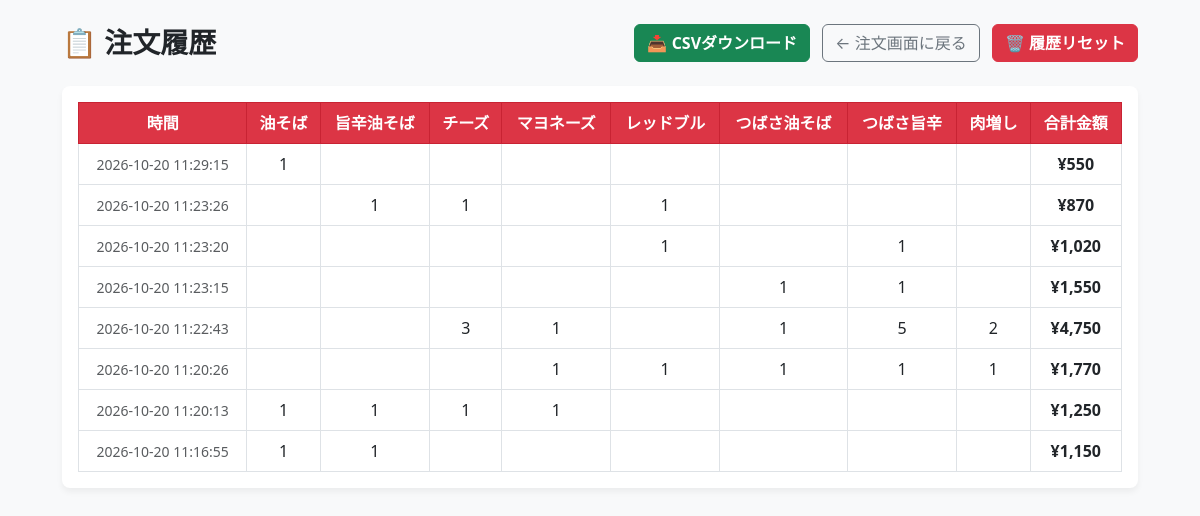
Before: /history with the older database file.
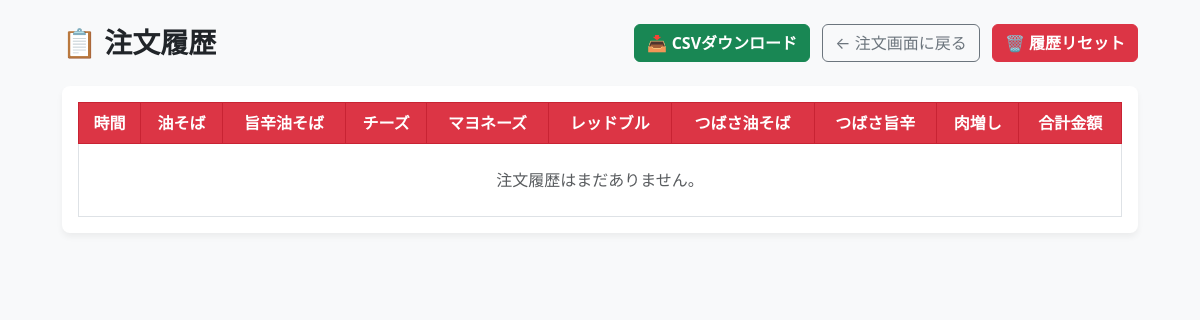
After: the same page with the newer database file.
### tables this page shows
CREATE TABLE orders (
            id INTEGER PRIMARY KEY AUTOINCREMENT,
            normal INTEGER DEFAULT 0,
            spicy INTEGER DEFAULT 0,
            set_normal INTEGER DEFAULT 0,
            set_spicy INTEGER DEFAULT 0,
            cheese INTEGER DEFAULT 0,
            mayo INTEGER DEFAULT 0,
            meat INTEGER DEFAULT 0,
            redbull INTEGER DEFAULT 0,
            total_price INTEGER,
            created_at TIMESTAMP DEFAULT CURRENT_TIMESTAMP
        );

### app.py (the view)
@app.route('/history')
def history():
    conn = sqlite3.connect('orders.db')
    conn.row_factory = sqlite3.Row
    cursor = conn.cursor()
    cursor.execute('SELECT * FROM orders ORDER BY id DESC')
    orders = cursor.fetchall()
    conn.close()
    return render_template('history.html', orders=orders)

### templates/history.html (shortened to what this page needs)
<!DOCTYPE html>
<html lang="ja">
<head>
    <link href="https://cdn.jsdelivr.net/npm/bootstrap@5.3.0/dist/css/bootstrap.min.css" rel="stylesheet">
</head>
<body>
    <div class="container my-4">
        <div class="d-flex justify-content-between align-items-center mb-4">
            <h1 class="h3 fw-bold text-dark m-0">📋 注文履歴</h1>
            <div>
                <a href="/download_csv" class="btn btn-success fw-bold me-2">📥 CSVダウンロード</a>
                <a href="/" class="btn btn-outline-secondary me-2">← 注文画面に戻る</a>
                <button type="button" class="btn btn-danger fw-bold" data-bs-toggle="modal" data-bs-target="#resetModal">
                    🗑️ 履歴リセット
                </button>
            </div>
        </div>
        <div class="table-responsive p-3">
            <table class="table table-hover align-middle mb-0">
                <thead>
                    <tr class="table-red-header">
                        <th>時間</th>
                        <th>油そば</th>
                        <th>旨辛油そば</th>
                        <th>チーズ</th>
                        <th>マヨネーズ</th>
                        <th>レッドブル</th>
                        <th>つばさ油そば</th>
                        <th>つばさ旨辛</th>
                        <th>肉増し</th>
                        <th>合計金額</th>
                    </tr>
                </thead>
                <tbody>
                    {% for order in orders %}
                    <tr>
                        <td class="text-muted small">{{ order.created_at }}</td>
                        <td>{% if order.normal > 0 %}{{ order.normal }}{% endif %}</td>
                        <td>{% if order.spicy > 0 %}{{ order.spicy }}{% endif %}</td>
                        <td>{% if order.cheese > 0 %}{{ order.cheese }}{% endif %}</td>
                        <td>{% if order.mayo > 0 %}{{ order.mayo }}{% endif %}</td>
                        <td>{% if order.redbull > 0 %}{{ order.redbull }}{% endif %}</td>
                        <td>{% if order.set_normal > 0 %}{{ order.set_normal }}{% endif %}</td>
                        <td>{% if order.set_spicy > 0 %}{{ order.set_spicy }}{% endif %}</td>
                        <td>{% if order.meat > 0 %}{{ order.meat }}{% endif %}</td>
                        <td class="fw-bold">¥{{ "{:,}".format(order.total_price) }}</td>
                    </tr>
                    {% else %}
                    <tr>
                        <td colspan="10" class="text-center text-muted py-4">注文履歴はまだありません。</td>
                    </tr>
                    {% endfor %}
                </tbody>
            </table>
        </div>
    </div>
</body>
</html>

### templates/history.html (style rules this page uses)
body { background-color: #f8f9fa; }
.container { max-width: 1100px; }
.table-responsive { background-color: #ffffff; border-radius: 8px; box-shadow: 0 4px 6px rgba(0,0,0,0.05); }
.table-red-header th { background-color: #dc3545 !important; color: #ffffff !important; text-align: center; vertical-align: middle; font-weight: bold; border: 1px solid #c82333; }
.table td { text-align: center; vertical-align: middle; border: 1px solid #dee2e6; }

Changed rows visible on the page:
removed orders: created_at "2026-10-20 11:29:15", normal "1", total_price "550"
removed orders: created_at "2026-10-20 11:23:26", spicy "1", cheese "1", redbull "1", total_price "870"
removed orders: created_at "2026-10-20 11:23:20", redbull "1", set_spicy "1", total_price "1,020"
removed orders: created_at "2026-10-20 11:23:15", set_normal "1", set_spicy "1", total_price "1,550"
removed orders: created_at "2026-10-20 11:22:43", cheese "3", mayo "1", set_normal "1", set_spicy "5", meat "2", total_price "4,750"
removed orders: created_at "2026-10-20 11:20:26", mayo "1", redbull "1", set_normal "1", set_spicy "1", meat "1", total_price "1,770"
removed orders: created_at "2026-10-20 11:20:13", normal "1", spicy "1", cheese "1", mayo "1", total_price "1,250"
removed orders: created_at "2026-10-20 11:16:55", normal "1", spicy "1", total_price "1,150"
Other visible differences:
text now shown: "注文履歴はまだありません。"
